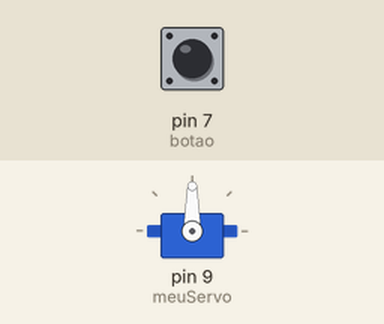
This sketch was run on a simulated Arduino Uno, built with avr-gcc and run on an emulated ATmega328P. Parts: servo. The inputs (shaded band) are chosen by the test bench; at power-on: pin 7 (botao) HIGH.

Above: at 1.2 s.
1.3 s: pin 7 (botao) pulled LOW for 0.15 s
At 1.78 s:
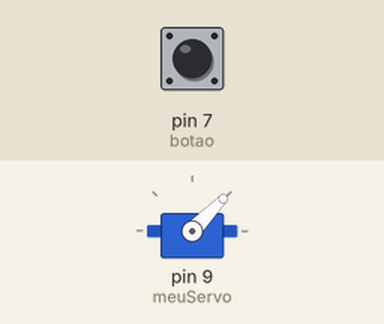
4.0 s: pin 7 (botao) pulled LOW for 1 s
6.7 s: pin 7 (botao) pulled LOW for 3.2 s
At 11.3 s:
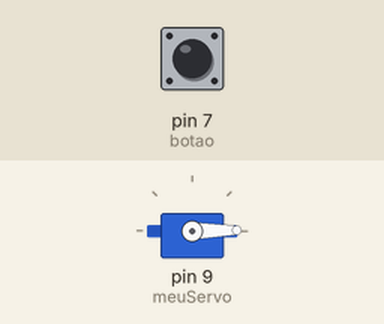
Timing chart, 0 to 12.8 s (numbered marks = the images above; inputs shaded):
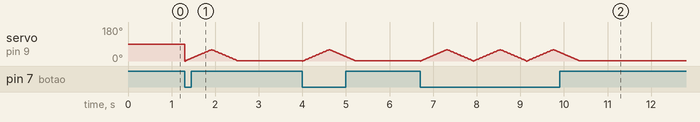

The sketch:

Acionando_um_Motor.ino
```cpp
//projeto 8 acionando servo motor

#include <Servo.h>

Servo meuServo;
int botao = 7;

void setup() {
  pinMode(botao, INPUT_PULLUP); // definindo botão como saida
}

void loop() {
  meuServo.attach(9);
  if (digitalRead(botao) == LOW)
  {
    for(int angulo=0; angulo<=60; angulo++) // aumenta o angulo do servo motor até chegar em 180 graus
    {
      meuServo.write(angulo);
      delay(10);
    }
    for(int angulo=60 ; angulo>0; angulo--) // diminui o angulo do servo
    {
      meuServo.write(angulo);
      delay(10);
    }
  }
  meuServo.detach();

}
```
